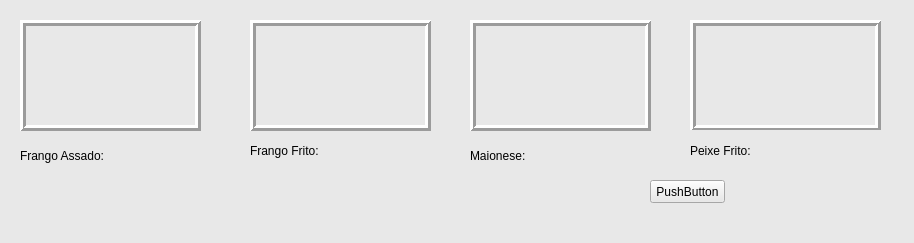
<?xml version="1.0" encoding="UTF-8"?>
<ui version="4.0">
 <class>MainWindow</class>
 <widget class="QMainWindow" name="MainWindow">
  <property name="geometry">
   <rect>
    <x>0</x>
    <y>0</y>
    <width>914</width>
    <height>243</height>
   </rect>
  </property>
  <property name="windowTitle">
   <string>estoque</string>
  </property>
  <property name="styleSheet">
   <string notr="true">background-color: rgb(232, 232, 232);</string>
  </property>
  <property name="animated">
   <bool>true</bool>
  </property>
  <property name="tabShape">
   <enum>QTabWidget::Rounded</enum>
  </property>
  <widget class="QWidget" name="centralwidget">
   <widget class="QLabel" name="label">
    <property name="geometry">
     <rect>
      <x>20</x>
      <y>20</y>
      <width>181</width>
      <height>111</height>
     </rect>
    </property>
    <property name="styleSheet">
     <string notr="true"/>
    </property>
    <property name="frameShape">
     <enum>QFrame::Box</enum>
    </property>
    <property name="frameShadow">
     <enum>QFrame::Raised</enum>
    </property>
    <property name="lineWidth">
     <number>3</number>
    </property>
    <property name="text">
     <string/>
    </property>
    <property name="textFormat">
     <enum>Qt::AutoText</enum>
    </property>
    <property name="pixmap">
     <pixmap>imagens/frango_assado.png</pixmap>
    </property>
    <property name="scaledContents">
     <bool>true</bool>
    </property>
    <property name="alignment">
     <set>Qt::AlignCenter</set>
    </property>
   </widget>
   <widget class="QLabel" name="label_2">
    <property name="geometry">
     <rect>
      <x>250</x>
      <y>20</y>
      <width>181</width>
      <height>111</height>
     </rect>
    </property>
    <property name="styleSheet">
     <string notr="true"/>
    </property>
    <property name="frameShape">
     <enum>QFrame::Box</enum>
    </property>
    <property name="frameShadow">
     <enum>QFrame::Raised</enum>
    </property>
    <property name="lineWidth">
     <number>3</number>
    </property>
    <property name="text">
     <string/>
    </property>
    <property name="textFormat">
     <enum>Qt::AutoText</enum>
    </property>
    <property name="pixmap">
     <pixmap>imagens/frango_frito.png</pixmap>
    </property>
    <property name="scaledContents">
     <bool>true</bool>
    </property>
   </widget>
   <widget class="QLabel" name="label_3">
    <property name="geometry">
     <rect>
      <x>470</x>
      <y>20</y>
      <width>181</width>
      <height>111</height>
     </rect>
    </property>
    <property name="styleSheet">
     <string notr="true"/>
    </property>
    <property name="frameShape">
     <enum>QFrame::Box</enum>
    </property>
    <property name="frameShadow">
     <enum>QFrame::Raised</enum>
    </property>
    <property name="lineWidth">
     <number>3</number>
    </property>
    <property name="text">
     <string/>
    </property>
    <property name="pixmap">
     <pixmap>imagens/maionese.png</pixmap>
    </property>
    <property name="scaledContents">
     <bool>true</bool>
    </property>
   </widget>
   <widget class="QLabel" name="label_4">
    <property name="geometry">
     <rect>
      <x>690</x>
      <y>20</y>
      <width>191</width>
      <height>111</height>
     </rect>
    </property>
    <property name="styleSheet">
     <string notr="true"/>
    </property>
    <property name="frameShape">
     <enum>QFrame::Box</enum>
    </property>
    <property name="frameShadow">
     <enum>QFrame::Raised</enum>
    </property>
    <property name="lineWidth">
     <number>3</number>
    </property>
    <property name="text">
     <string/>
    </property>
    <property name="pixmap">
     <pixmap>imagens/peixe_frito.png</pixmap>
    </property>
    <property name="scaledContents">
     <bool>true</bool>
    </property>
   </widget>
   <widget class="QLabel" name="label_5">
    <property name="geometry">
     <rect>
      <x>20</x>
      <y>140</y>
      <width>191</width>
      <height>31</height>
     </rect>
    </property>
    <property name="text">
     <string>Frango Assado:</string>
    </property>
   </widget>
   <widget class="QLabel" name="label_6">
    <property name="geometry">
     <rect>
      <x>250</x>
      <y>140</y>
      <width>191</width>
      <height>21</height>
     </rect>
    </property>
    <property name="text">
     <string>Frango Frito:</string>
    </property>
   </widget>
   <widget class="QLabel" name="label_7">
    <property name="geometry">
     <rect>
      <x>470</x>
      <y>140</y>
      <width>201</width>
      <height>31</height>
     </rect>
    </property>
    <property name="text">
     <string>Maionese:</string>
    </property>
   </widget>
   <widget class="QLabel" name="label_8">
    <property name="geometry">
     <rect>
      <x>690</x>
      <y>130</y>
      <width>191</width>
      <height>41</height>
     </rect>
    </property>
    <property name="text">
     <string>Peixe Frito:</string>
    </property>
   </widget>
   <widget class="QPushButton" name="pushButton">
    <property name="geometry">
     <rect>
      <x>650</x>
      <y>180</y>
      <width>75</width>
      <height>23</height>
     </rect>
    </property>
    <property name="text">
     <string>PushButton</string>
    </property>
   </widget>
  </widget>
  <widget class="QMenuBar" name="menubar">
   <property name="geometry">
    <rect>
     <x>0</x>
     <y>0</y>
     <width>914</width>
     <height>21</height>
    </rect>
   </property>
  </widget>
  <widget class="QStatusBar" name="statusbar"/>
 </widget>
 <resources>
  <include location="image.qrc"/>
 </resources>
 <connections/>
</ui>
